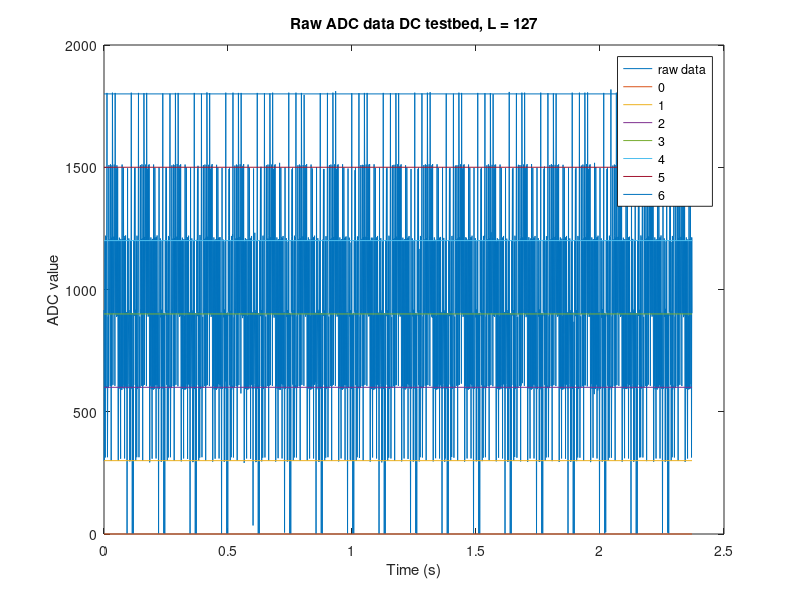

Recreate this plot in MATLAB. (Note: this script raises an error after producing the figure.)
%load dc-testbed-raw-and-corr-n=9-N=6;
load dc-testbed-raw-and-corr-n=7-N=6;

L = 127;
%L = 511;

close all;

start_idx = 1; %400
end_idx = length(corr); % 1200

f = 1000;

time_vector = (0:(end_idx-1)) ./ f;


plot(time_vector, raw(start_idx : end_idx))
title(['Raw ADC data DC testbed, L = ' num2str(L)]);
xlabel('Time (s)');
ylabel('ADC value');



hold on;

for idx = 0:6
   plot([time_vector(1) time_vector(end)],[300*idx 300*idx]); 
end;

%legend('raw data','0 LEDs on', '1 LEDs on', '2 LEDs on', '3 LEDs on', '4 LEDs on', '5 LEDs on', '6 LEDs on');
legend('raw data','0', '1', '2', '3', '4', '5', '6');

yyaxis right;

ylim([0 1800/1024*5/25*1000]);
ylabel('Current (mA)');
hold off;


figure;

plot(time_vector, corr(start_idx : end_idx));
title(['Correlation, L = ' num2str(L)]);
xlabel('Time (s)');
ylabel('Correlation');

hold on;

plot(time_vector, corr_not_included_code(start_idx : end_idx), 'black');

plot([time_vector(1) time_vector(end)],[L/2 L/2], 'red'); 

legend('Corr. w/ present code', 'Corr w/ not present code', 'Threshold');
hold off;


%idx_first_tp = 511;%95;
idx_first_tp = 95;
tp = 0;
fp = 0;
tn = 0;
fn = 0;

f = zeros(1, end_idx);
precision  = zeros(1, end_idx);
recall  = zeros(1, end_idx);


for idx=1:end_idx
   if (mod(idx - idx_first_tp, L) == 0)
        %tp = 0;
        %fp = 0;
        %tn = 0;
        %fn = 0;

       if corr(idx) > L/2
           tp = tp + 1;
       else
           fn = fn + 1;
       end;
   else
       if corr(idx) > L/2
           fp = fp + 1;
       else
           tn = tn + 1;
       end;
   end;
   
   precision(idx) = tp / (tp + fp);
   recall(idx) = tp / (tp + fn);
   
   if (precision(idx) == 0 && recall(idx) == 0)
       f(idx) = 1;
   else
       f(idx) =  2 * precision(idx) * recall(idx) / (precision(idx) + recall(idx));
   end;
       
    
end;


figure;
plot(time_vector, f);
title(['F-Measure, L = ' num2str(L)])
xlabel('Time (s)');
ylabel('F-Measure');

figure;
data = [precision(end) recall(end) f(end)];
bar(data);
set(gca, 'XTickLabel', {'Precision', 'Recall', 'F-measure'});
title('Evaluation Metrics, L = 127'); 
